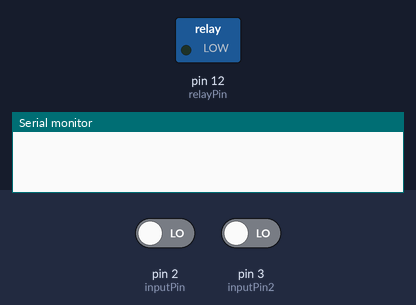
This sketch was run on a simulated Arduino Uno, built with avr-gcc and run on an emulated ATmega328P. On the bench: switched loads named in the sketch (green lamp = pin HIGH), the last lines printed to the serial monitor. Inputs (shaded band) come from the test bench; at power-on: pin 2 (inputPin) LOW, pin 3 (inputPin2) LOW.

Above: at 1.2 s.
1.3 s: pin 2 (inputPin) driven HIGH
At 2.0 s:
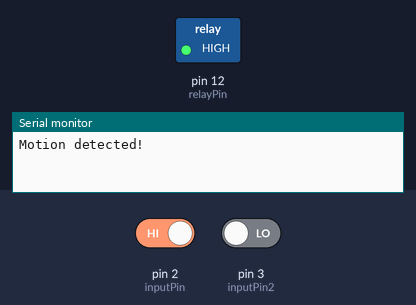
Timing chart, 0 to 4.3 s (numbered marks = the images above; inputs shaded):
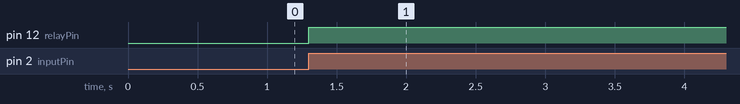

Measured:
- after the input at 1.3 s, pin 12 (relayPin): LOW → HIGH at once

The sketch:

arduino_code_tunnel.ino
```cpp
/*
 * Smart Disinfection and Sanitation Tunnel
 */

int relayPin = 12;                // choose the pin for the Relay Pin

int inputPin = 2;               // choose the input pin (for PIR sensor)
int inputPin2 = 3;               // choose the input pin (for PIR sensor 02)

int pirState = LOW;             // we start, assuming no motion detected
int val = 0;                    // variable for reading the pin status
int val2 = 0;                    // variable for reading the pin status


void setup() {
  pinMode(relayPin, OUTPUT);      // declare LED as output
  pinMode(inputPin, INPUT);     // declare sensor as input
  pinMode(inputPin2, INPUT);
  Serial.begin(9600);
}

void loop(){
  val = digitalRead(inputPin);  // read input value
  val2 = digitalRead(inputPin2);  // read input value
  if (val == HIGH || val2 == HIGH) {            // check if the input is HIGH
    digitalWrite(relayPin, HIGH);  // turn LED ON
    if (pirState == LOW) {
      // we have just turned on
      Serial.println("Motion detected!");
      // 15 sec delay
      delay(15000);
      // We only want to print on the output change, not state
      pirState = HIGH;
    }
  } else {
    digitalWrite(relayPin, 0); // turn LED OFF
    if (pirState == HIGH){
      // we have just turned of
      Serial.println("Motion ended!");
      // We only want to print on the output change, not state
      pirState = LOW;
    }
  }

}
```
